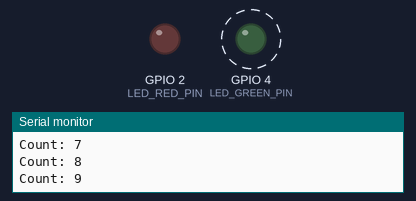
The program below on a simulated ESP32. Parts: output pins drawn as LEDs (lit = HIGH), the last lines printed to the serial monitor. Dashed ring = blinking.

Above: at 9.2 s.
At 37.85 s:
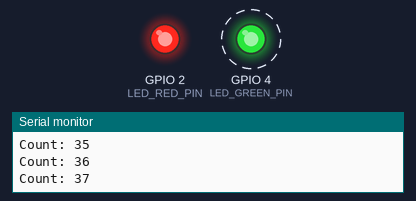
Timing chart, 0 to 65.0 s (numbered marks = the images above):
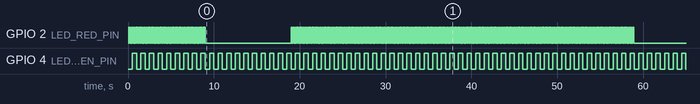

Measured:
- by itself, GPIO 2 (LED_RED_PIN): moves between LOW and HIGH, repeating every 50.0 s
- by itself, GPIO 4 (LED_GREEN_PIN): alternates HIGH for 0.50 s and LOW for 0.50 s

The program:

main.cpp
```cpp
#include <Arduino.h>

#include "stdio.h"

#include "freertos/FreeRTOS.h"
#include "freertos/task.h"

//#define	DELETE_TASK
#ifndef DELETE_TASK
	#define SUSPEND_TASK
#endif

#define LED_RED_PIN		(2)
#define LED_RED_TIME	(100)
#define LED_GREEN_PIN	(4)
#define LED_GREEN_TIME	(500)

typedef struct blink_led_t
{
	uint8_t pin;
	uint8_t state;
	uint32_t timeBlink;
} blink_led_t;

blink_led_t ledRed = {LED_RED_PIN, 0, LED_RED_TIME};
blink_led_t ledGreen = {LED_GREEN_PIN, 0, LED_GREEN_TIME};

void vTaskLedBlink (void *pvParameters);
void vTaskCountPrint (void *pvParameters);

TaskHandle_t ledRedHandle = NULL;

void setup()
{
	// put your setup code here, to run once:
	xTaskCreate(vTaskLedBlink, "LED Blink - Red", configMINIMAL_STACK_SIZE, &ledRed, 1, &ledRedHandle);
	xTaskCreate(vTaskLedBlink, "LED Blink - Green", configMINIMAL_STACK_SIZE, &ledGreen, 1, NULL);
	xTaskCreate(vTaskCountPrint, "Count", 2048, ledRedHandle, 2, NULL);
}

void loop()
{
	// put your main code here, to run repeatedly:
	vTaskDelay(pdMS_TO_TICKS(5000));
}

void vTaskLedBlink (void *pvParameters)
{
	blink_led_t *led = (blink_led_t *)pvParameters;

	pinMode(led->pin, OUTPUT);
	digitalWrite(led->pin, led->state);

	while (1)
	{
		vTaskDelay(pdMS_TO_TICKS(led->timeBlink));
		led->state = !led->state;
		digitalWrite(led->pin, led->state);
	}
}

void vTaskCountPrint (void *pvParameters)
{
	TaskHandle_t taskHandle = (TaskHandle_t)pvParameters;
	int count = 0;

	Serial.begin(9600);

	while (1)
	{
		Serial.printf("Count: %d\n", count);

		++count;

		#if defined(DELETE_TASK)
		if (taskHandle != NULL && count == 10)
		{
			vTaskDelete(taskHandle);
			taskHandle = NULL;
		}
		#elif defined(SUSPEND_TASK)
		if (count == 10)
			vTaskSuspend(taskHandle);

		if (count == 20)
			vTaskResume(taskHandle);
		#endif

		if (count == 50)
			count = 0;

		vTaskDelay(pdMS_TO_TICKS(1000));
	}
}
```
